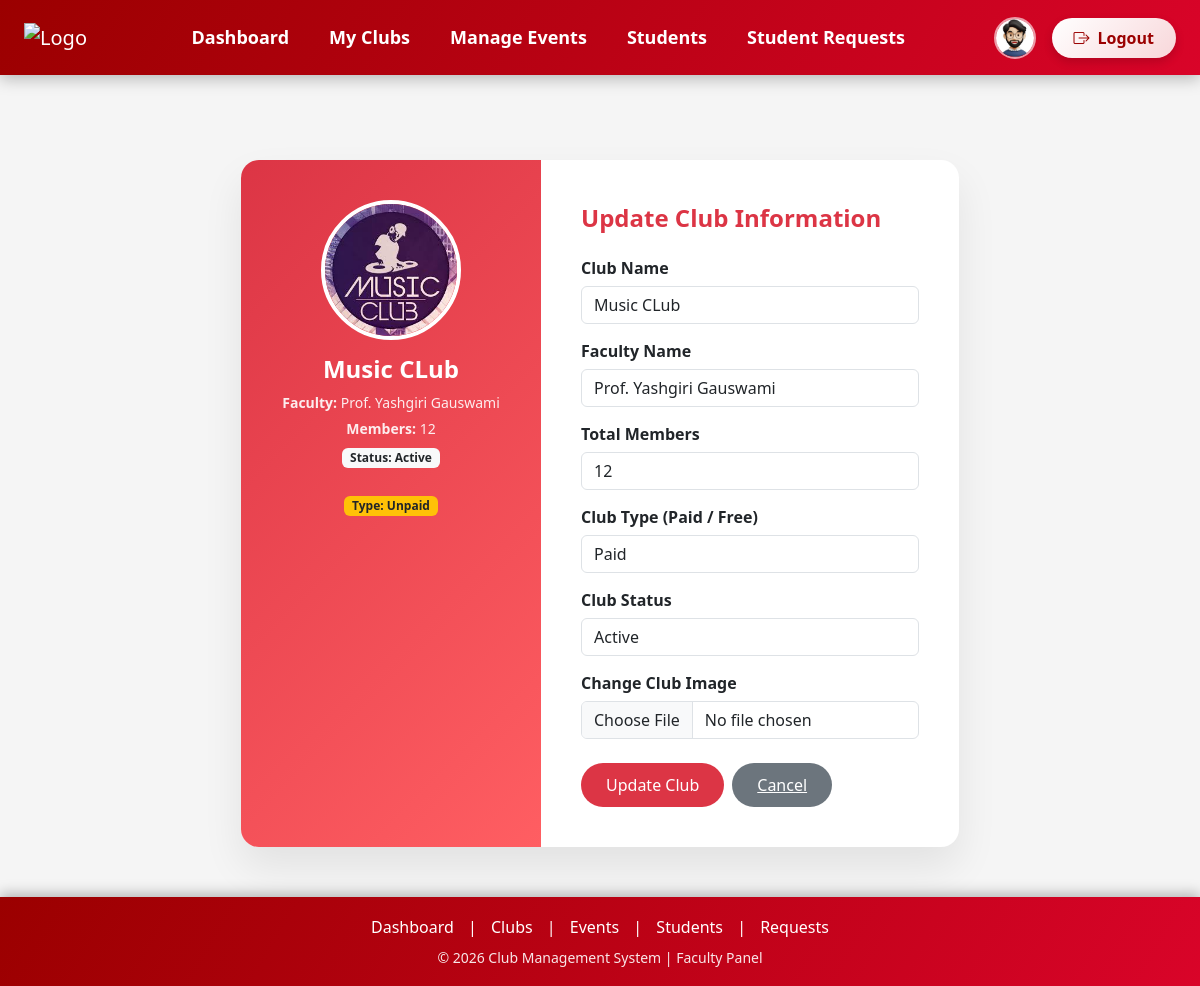
/Facultyapp/editclube.php?id=54 (signed in), run on the app's committed database.
### tables this page shows
CREATE TABLE `clubs` (
  `id` int NOT NULL,
  `clubimage` varchar(255) DEFAULT NULL,
  `clubname` varchar(100) DEFAULT NULL,
  `faculty_id` int NOT NULL,
  `faculty` varchar(100) DEFAULT NULL,
  `totalmembers` int DEFAULT NULL,
  `status` enum('Active','Inactive') DEFAULT 'Active',
  `clubdescription` varchar(255) DEFAULT NULL,
  `club_paid` enum('Paid','Unpaid') DEFAULT 'Unpaid'
);

### Facultyapp/editclube.php (the view, shortened to what this page needs)
<?php
include 'F_header.php';
include '../database.php';
$id = intval($_GET['id']);
$result = mysqli_query($con, "SELECT * FROM clubs WHERE id='$id'");
$row = mysqli_fetch_assoc($result);
?>
<link href="https://cdn.jsdelivr.net/npm/bootstrap@5.3.2/dist/css/bootstrap.min.css" rel="stylesheet">
<div class="wrapper">
    <div class="left">
        <img src="../Adminapp/uploads/<?php echo $row['clubimage']; ?>">
        <h4><?php echo $row['clubname']; ?></h4>
        <p><b>Faculty:</b> <?php echo $row['faculty']; ?></p>
        <p><b>Members:</b> <?php echo $row['totalmembers']; ?></p>
        <span class="badge bg-light text-dark">
            Status: <?php echo $row['status']; ?>
        </span>
        <br><br>
        <span class="badge bg-warning text-dark">
            Type: <?php echo $row['club_paid']; ?>
        </span>
    </div>
    <div class="right">
        <div class="title">Update Club Information</div>
        <form method="POST" enctype="multipart/form-data">
            <div class="section">
                <label>Club Name</label>
                <input type="text" name="clubname" class="form-control"
                       value="<?php echo $row['clubname']; ?>" required>
            </div>
            <div class="section">
                <label>Faculty Name</label>
                <input type="text" name="faculty" class="form-control"
                       value="<?php echo $row['faculty']; ?>" required>
            </div>
            <div class="section">
                <label>Total Members</label>
                <input type="number" name="totalmembers" class="form-control"
                       value="<?php echo $row['totalmembers']; ?>">
            </div>
            <div class="section">
                <label>Club Type (Paid / Free)</label>
                <select name="club_paid" class="form-control">
                    <option value="Paid" <?php if($row['club_paid']=="Paid") echo "selected"; ?>>Paid</option>
                </select>
            </div>
            <div class="section">
                <label>Club Status</label>
                <select name="status" class="form-control">
                    <option value="Active" <?php if($row['status']=="Active") echo "selected"; ?>>Active</option>
                </select>
            </div>
            <div class="section">
                <label>Change Club Image</label>
                <input type="file" name="clubimage" class="form-control">
            </div>
            <div class="mt-4 d-flex gap-2">
                <button type="submit" name="update" class="btn-save">
                    Update Club
                </button>
                <a href="manage_clube.php" class="btn-cancel">
                    Cancel
                </a>
            </div>
        </form>
    </div>
</div>
<?php include 'F_footer.php'; ?>

### Facultyapp/F_header.php (style rules this page uses)
body { padding-top: 110px; background: #f5f7fa; min-height: 200vh; }

### Facultyapp/editclube.php (style rules this page uses)
body { background:#f3f5f9; font-family:'Segoe UI',sans-serif; }
.wrapper { max-width: 1000px; margin: 50px auto; display: flex; flex-wrap: wrap; background: #fff; border-radius: 18px; overflow: hidden; box-shadow: 0 20px 40px rgba(0,0,0,0.08); }
.left { flex:1; min-width: 300px; background: linear-gradient(135deg,#dc3545,#ff5e62); color:#fff; text-align:center; padding:40px; }
.left img { width:140px; height:140px; border-radius:50%; border:4px solid #fff; object-fit:cover; margin-bottom:15px; }
.left h4 { font-weight:700; }
.left p { font-size:14px; opacity:0.9; margin-bottom:5px; }
.right { flex:2; padding:40px; }
.title { font-size:24px; font-weight:700; color:#dc3545; margin-bottom:20px; }
label { font-weight:600; margin-bottom:6px; }
.form-control { border-radius:10px; padding:10px; }
.btn-save { background:#dc3545; color:#fff; border-radius:30px; padding:10px 25px; border:none; }
.btn-cancel { background:#6c757d; color:#fff; border-radius:30px; padding:10px 25px; }
.section { margin-bottom:15px; }

### Facultyapp/F_footer.php (style rules this page uses)
body { min-height: 100vh; display: flex; flex-direction: column; background: #f5f5f5; }

### data on the page
clubs: clubimage (picture), clubname "Music CLub", faculty "Prof. Yashgiri Gauswami", totalmembers "12", status "Active", club_paid "Unpaid"
